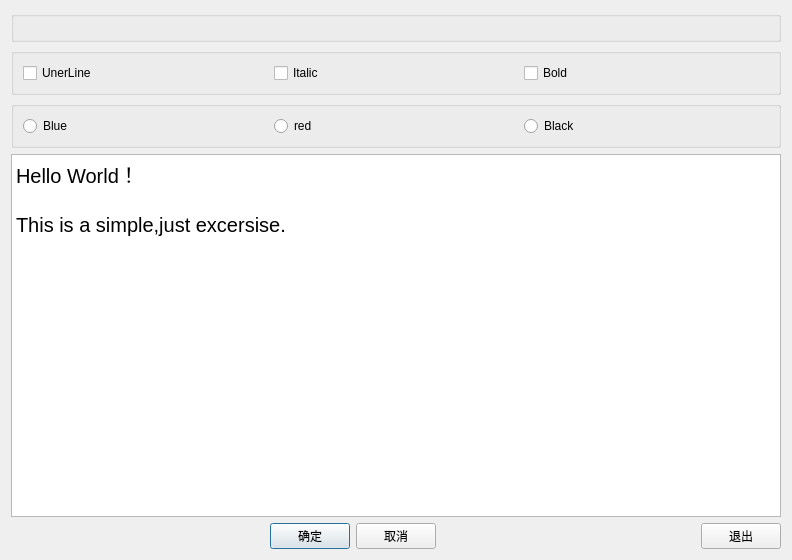
<?xml version="1.0" encoding="UTF-8"?>
<ui version="4.0">
 <class>Dialog</class>
 <widget class="QDialog" name="Dialog">
  <property name="geometry">
   <rect>
    <x>0</x>
    <y>0</y>
    <width>792</width>
    <height>560</height>
   </rect>
  </property>
  <property name="windowTitle">
   <string>Dialog</string>
  </property>
  <layout class="QVBoxLayout" name="verticalLayout">
   <item>
    <widget class="QGroupBox" name="groupBox">
     <property name="title">
      <string/>
     </property>
    </widget>
   </item>
   <item>
    <widget class="QGroupBox" name="groupBox_2">
     <property name="title">
      <string/>
     </property>
     <layout class="QHBoxLayout" name="horizontalLayout">
      <item>
       <widget class="QCheckBox" name="checkBoxUderline">
        <property name="text">
         <string>UnerLine</string>
        </property>
       </widget>
      </item>
      <item>
       <widget class="QCheckBox" name="checkBoxItalic">
        <property name="text">
         <string>Italic</string>
        </property>
       </widget>
      </item>
      <item>
       <widget class="QCheckBox" name="checkBoxBold">
        <property name="text">
         <string>Bold</string>
        </property>
       </widget>
      </item>
     </layout>
    </widget>
   </item>
   <item>
    <widget class="QGroupBox" name="groupBox_3">
     <property name="title">
      <string/>
     </property>
     <layout class="QHBoxLayout" name="horizontalLayout_2">
      <item>
       <widget class="QRadioButton" name="rBtnBlue">
        <property name="text">
         <string>Blue</string>
        </property>
       </widget>
      </item>
      <item>
       <widget class="QRadioButton" name="rBtnRed">
        <property name="text">
         <string>red</string>
        </property>
       </widget>
      </item>
      <item>
       <widget class="QRadioButton" name="rBtnBlack">
        <property name="text">
         <string>Black</string>
        </property>
       </widget>
      </item>
     </layout>
    </widget>
   </item>
   <item>
    <widget class="QPlainTextEdit" name="plainTextEdit">
     <property name="font">
      <font>
       <pointsize>15</pointsize>
      </font>
     </property>
     <property name="plainText">
      <string>Hello World！

This is a simple,just excersise.</string>
     </property>
    </widget>
   </item>
   <item>
    <layout class="QHBoxLayout" name="horizontalLayout_3">
     <item>
      <spacer name="horizontalSpacer_2">
       <property name="orientation">
        <enum>Qt::Horizontal</enum>
       </property>
       <property name="sizeHint" stdset="0">
        <size>
         <width>40</width>
         <height>20</height>
        </size>
       </property>
      </spacer>
     </item>
     <item>
      <widget class="QPushButton" name="BtnOk">
       <property name="text">
        <string>确定</string>
       </property>
      </widget>
     </item>
     <item>
      <widget class="QPushButton" name="BtnCancel">
       <property name="text">
        <string>取消</string>
       </property>
      </widget>
     </item>
     <item>
      <spacer name="horizontalSpacer">
       <property name="orientation">
        <enum>Qt::Horizontal</enum>
       </property>
       <property name="sizeHint" stdset="0">
        <size>
         <width>40</width>
         <height>20</height>
        </size>
       </property>
      </spacer>
     </item>
     <item>
      <widget class="QPushButton" name="BtnClose">
       <property name="text">
        <string>退出</string>
       </property>
      </widget>
     </item>
    </layout>
   </item>
  </layout>
 </widget>
 <tabstops>
  <tabstop>checkBoxUderline</tabstop>
  <tabstop>checkBoxItalic</tabstop>
  <tabstop>checkBoxBold</tabstop>
  <tabstop>rBtnBlue</tabstop>
  <tabstop>rBtnRed</tabstop>
  <tabstop>rBtnBlack</tabstop>
  <tabstop>plainTextEdit</tabstop>
  <tabstop>BtnOk</tabstop>
  <tabstop>BtnCancel</tabstop>
  <tabstop>BtnClose</tabstop>
 </tabstops>
 <resources/>
 <connections>
  <connection>
   <sender>BtnOk</sender>
   <signal>clicked()</signal>
   <receiver>Dialog</receiver>
   <slot>accept()</slot>
   <hints>
    <hint type="sourcelabel">
     <x>297</x>
     <y>535</y>
    </hint>
    <hint type="destinationlabel">
     <x>395</x>
     <y>279</y>
    </hint>
   </hints>
  </connection>
  <connection>
   <sender>BtnCancel</sender>
   <signal>clicked()</signal>
   <receiver>Dialog</receiver>
   <slot>reject()</slot>
   <hints>
    <hint type="sourcelabel">
     <x>396</x>
     <y>535</y>
    </hint>
    <hint type="destinationlabel">
     <x>395</x>
     <y>279</y>
    </hint>
   </hints>
  </connection>
  <connection>
   <sender>BtnClose</sender>
   <signal>clicked()</signal>
   <receiver>Dialog</receiver>
   <slot>close()</slot>
   <hints>
    <hint type="sourcelabel">
     <x>735</x>
     <y>535</y>
    </hint>
    <hint type="destinationlabel">
     <x>395</x>
     <y>279</y>
    </hint>
   </hints>
  </connection>
 </connections>
</ui>
